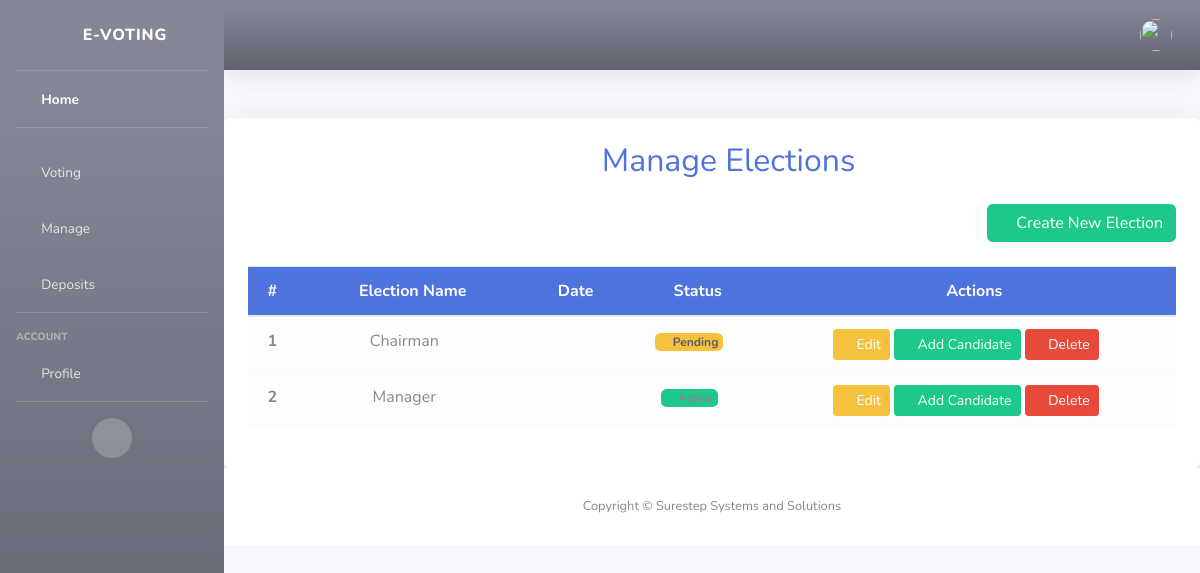
The page /man_elections on the database its author committed.
### webapp/models.py (models this page shows, shortened)
class Election(models.Model):
    STATUS_CHOICES = [
        ('pending', 'Pending'),
        ('active', 'Active'),
    ]
    name = models.CharField(max_length=255, unique=True)
    date = models.DateField()
    from django.utils import timezone
    some_field = models.DateTimeField(default=timezone.now)  # Example for a DateTimeField
    status = models.CharField(max_length=10, choices=STATUS_CHOICES, default='pending')

### webapp/views.py (the view)
# urls.py: path('man_elections', views.manage_elections, name='man_elections'),
def manage_elections(request):
    elections = Election.objects.all()
    return render(request, 'man_elections.html', {'elections': elections})

### webapp/templates/man_elections.html (shortened to what this page needs)
{% extends 'base.html' %}
{% load static %}
{% block content %}
<div class="container mt-5 p-4 shadow-lg bg-white rounded">
    <h2 class="text-center mb-4 text-primary">
        <i class="fas fa-cogs"></i> Manage Elections
    </h2>
    <div class="d-flex justify-content-end mb-4">
        <a href="{% url 'create_election' %}" class="btn btn-success">
            <i class="fas fa-plus-circle"></i> Create New Election
        </a>
    </div>
    <div class="table-responsive">
        <table class="table table-hover text-center align-middle">
            <thead class="bg-primary text-white">
                <tr>
                    <th scope="col">#</th>
                    <th scope="col"><i class="fas fa-poll"></i> Election Name</th>
                    <th scope="col"><i class="fas fa-calendar-alt"></i> Date</th>
                    <th scope="col"><i class="fas fa-info-circle"></i> Status</th>
                    <th scope="col"><i class="fas fa-tools"></i> Actions</th>
                </tr>
            </thead>
            <tbody>
                {% for election in elections %}
                <tr class="table-light">
                    <th scope="row">{{ forloop.counter }}</th>
                    <td class="fw-bold">{{ election.name }}</td>
                    <td>{{ election.election_date }}</td>
                    <td>
                        {% if election.status == 'pending' %}
                        <span class="badge bg-warning text-dark"><i class="fas fa-clock"></i> Pending</span>
                        {% elif election.status == 'active' %}
                        <span class="badge bg-success"><i class="fas fa-check-circle"></i> Active</span>
                        {% else %}
                        <span class="badge bg-secondary"><i class="fas fa-flag-checkered text-light"></i> <span class="text-light">Completed</span></span>
                        {% endif %}
                    </td>
                    <td>
                        <button class="btn btn-warning btn-sm edit-election-btn"
                            data-id="{{ election.id }}"
                            data-name="{{ election.name }}"
                            data-status="{{ election.status }}"
                            data-date="{{ election.election_date }}">
                            <i class="fas fa-edit"></i> Edit
                        </button>
                        <a href="{% url 'create_candidate' %}?id={{ election.id }}" class="btn btn-success btn-sm">
                            <i class="fas fa-plus"></i> Add Candidate
                        </a>
                        <a href="{% url 'delete_election' %}?id={{ election.id }}" class="btn btn-danger btn-sm">
                            <i class="fas fa-trash-alt"></i> Delete
                        </a>
                    </td>
                </tr>
                {% empty %}
                <tr>
                    <td colspan="5" class="text-center text-muted">
                        <i class="fas fa-info-circle"></i> No elections available.
                    </td>
                </tr>
                {% endfor %}
            </tbody>
        </table>
    </div>
</div>
{% endblock %}

### rows shown on the page
Election: name "Chairman", status "pending" (drawn)
Election: name "Manager", status "active" (drawn)
